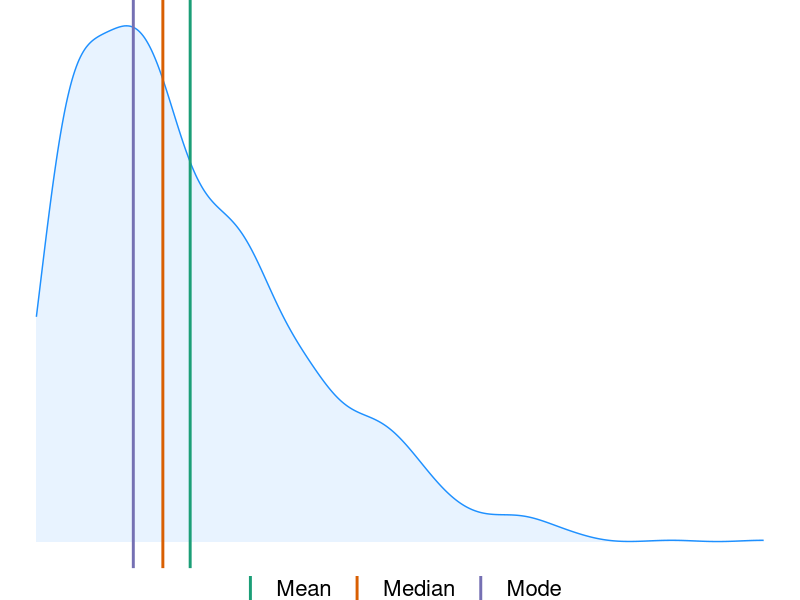
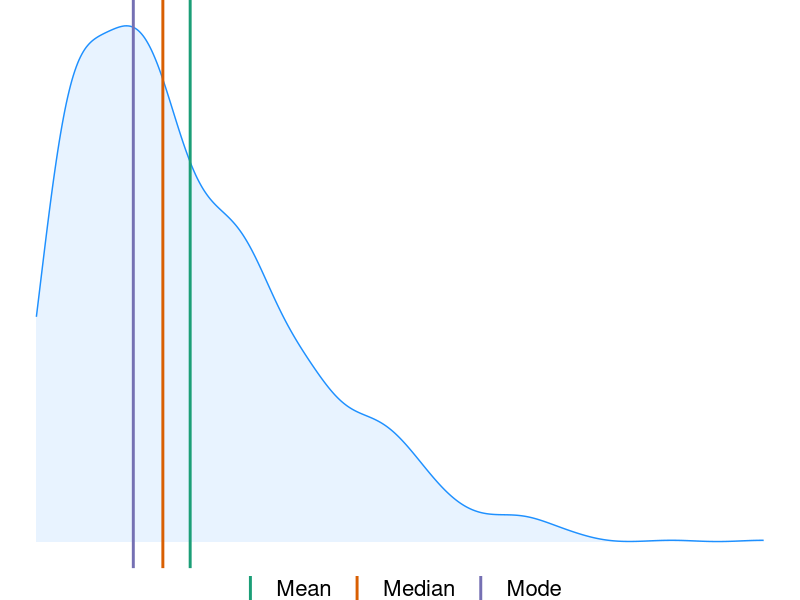

These charts were generated, in order, by the following R code:
## Descriptive Statistics
library(tidyverse)
library(sn)
library(modeest)


set.seed(1)
##x <- rlnorm(1000, meanlog = .6, sdlog = .1) * 100
x <- rsn(n=1000, xi=0, omega=1, alpha=100, tau=.1, dp=NULL)
s <- tibble(s = c(mean(x),
                  median(x),
                  mlv(x, method = "asselin")),
            t = c("Mean", "Median", "Mode"))
ggplot(tibble(x), aes(x)) +
    geom_density(fill = "dodgerblue", alpha = 0.1, col = "dodgerblue") +
    geom_vline(data = s, aes(xintercept = s, col = t), size = 1) +
    scale_color_brewer(type = "qual", palette = 2, name = NULL) + 
    theme_void(base_size = 20) +
    theme(legend.direction="horizontal",
          legend.position = "bottom")
ggsave("central-tendency.png", bg = "transparent")
